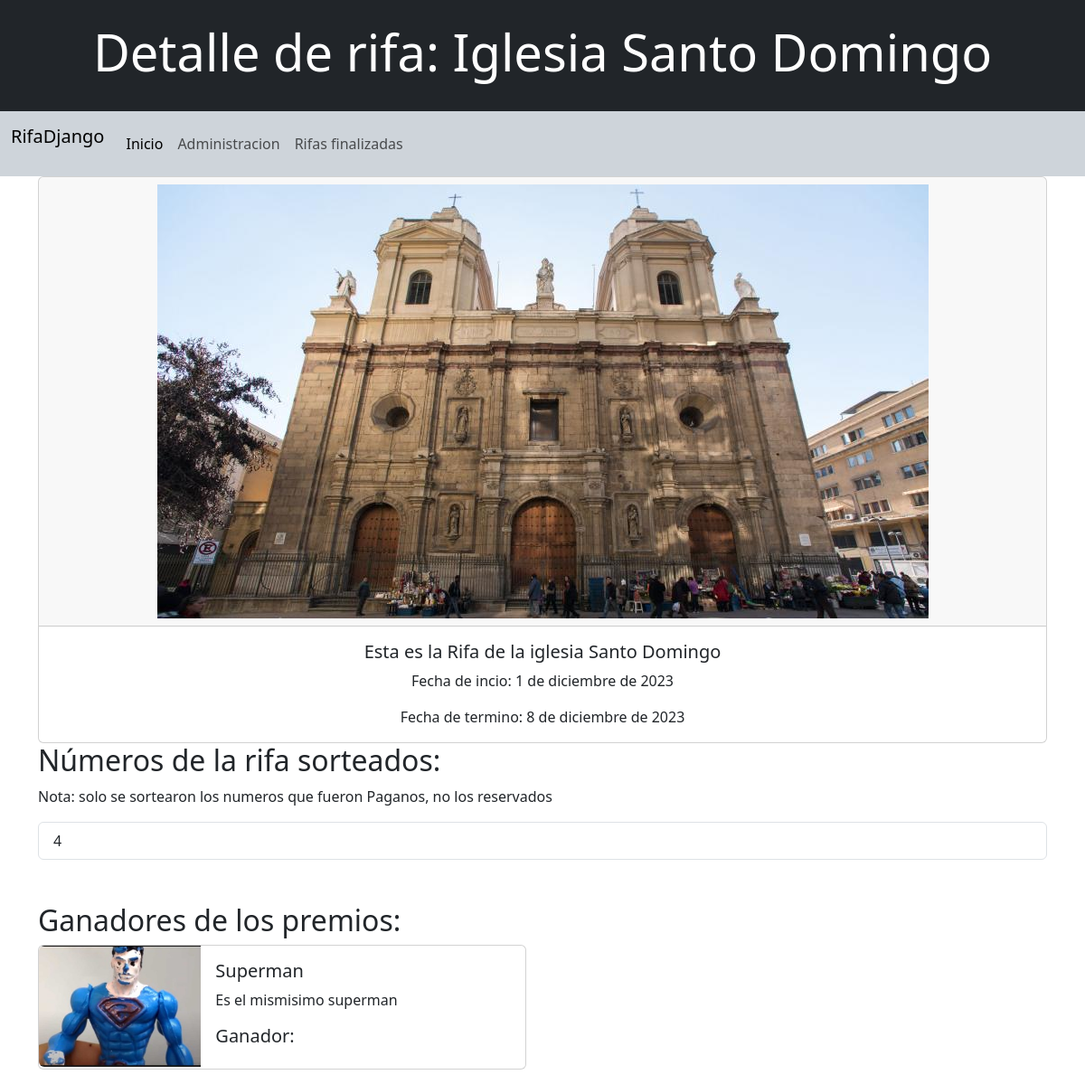
Page /read_rifa_terminada/2 on the committed database.
### mainapp/models.py (models this page shows, shortened)
class Rifa (models.Model):
    ESTADOS_CHOICES = [
        ('OC', 'Oculta'),
        ('DI', 'Disponible'),
        ('FI', 'Finalizada'),
        ('AN', 'Anulada'),
    ]
    nombre = models.CharField(max_length=600, null=False)
    fecha_inicio = models.DateField(null=False)
    fecha_termino = models.DateField(null=False)
    descripcion = models.CharField(max_length=1500, null=False)
    imagen = models.ImageField(upload_to='images/rifa/', null=False)
    estado = models.CharField(max_length=2, choices=ESTADOS_CHOICES, default='DI', null=False)

class Numero (models.Model):
    ESTADOS_CHOICES = [
        ('PA', 'Pagado'),
        ('RE', 'Reservado'),
        ('DI', 'Disponible'),
    ]
    numero = models.PositiveIntegerField(null=False)
    estado = models.CharField(max_length=2, choices=ESTADOS_CHOICES, default='DI', null=False)
    id_rifa = models.ForeignKey(Rifa, on_delete= models.CASCADE, null=False)
    id_compra = models.ForeignKey(Compra, on_delete= models.CASCADE, null=True, blank=True)

class Premio (models.Model):
    nombre = models.CharField(max_length=50, null=False)
    descripcion =models.CharField(max_length=1500, null=False)
    imagen = models.ImageField(upload_to='images/premio/', null=False)
    id_rifa = models.ForeignKey(Rifa, on_delete= models.CASCADE, null=False)
    id_numero = models.ForeignKey(Numero, on_delete= models.CASCADE, null=True, blank=True)

### mainapp/views.py (the view)
# urls.py: path('read_rifa_terminada/<int:rifa_id>', views.read_rifa_terminada),
def read_rifa_terminada(request, rifa_id):
    rifa = Rifa.objects.get(id=rifa_id)
    numeros = Numero.objects.filter(id_rifa=rifa_id, estado='PA')
    premios = Premio.objects.filter(id_rifa=rifa_id)
    data = {'rifa': rifa,
            'numeros': numeros,
            'premios': premios}
    return render(request, 'read_rifa_terminada.html', data)

### templates/read_rifa_terminada.html (shortened to what this page needs)
<!doctype html>
<html lang="es">
<head>
  <link href="https://cdn.jsdelivr.net/npm/bootstrap@5.3.2/dist/css/bootstrap.min.css" rel="stylesheet">
</head>
<body>
  <header>
    <div class="bg-dark text-white py-4 text-center">
      <h1 class="display-4">Detalle de rifa: {{ rifa.nombre }}</h1>
    </div>
    <nav class="navbar navbar-expand-lg bg-body-tertiary  bg-dark-subtle">
      <div class="container-fluid">
        <p class="navbar-brand">RifaDjango</p>
        <div class="collapse navbar-collapse" id="navbarNav">
          <ul class="navbar-nav">
            <li class="nav-item">
              <a class="nav-link active" aria-current="page" href="/">Inicio</a>
            </li>
            <li class="nav-item">
              <a class="nav-link" href="/admin">Administracion</a>
            </li>
            <li class="nav-item">
              <a class="nav-link" href="/rifas_terminadas/">Rifas finalizadas</a>
            </li>
          </ul>
        </div>
      </div>
    </nav>
  </header>
  <main>
    <div class="container">
      <div class="card text-center">
        <div class="card-header">
          <img class="img-fluid" src="{{ rifa.imagen.url }}" alt="Imagen no encontrada">
        </div>
        <div class="card-body">
          <h5 class="card-title">{{ rifa.descripcion }}</h5>
          <p class="card-text">Fecha de incio: {{ rifa.fecha_inicio}}</p>
          <p class="card-text">Fecha de termino: {{ rifa.fecha_termino}}</p>
        </div>
      </div>
      <h2>Números de la rifa sorteados:</h2>
      <p>Nota: solo se sortearon los numeros que fueron Paganos, no los reservados</p>
      <ul class="list-group">
        {% for n in numeros %}
        <li class="list-group-item">{{ n.numero }}</li>
        {% endfor %}
      </ul>
      <br><br>
      <h2>Ganadores de los premios:</h2>
      {% for p in premios %}
      <div class="card mb-3" style="max-width: 540px;">
        <div class="row g-0">
          <div class="col-md-4">
            <img src="{{ p.imagen.url }}" class="img-fluid rounded-start" alt="imagen no encontrada">
          </div>
          <div class="col-md-8">
            <div class="card-body">
              <h5 class="card-title">{{ p.nombre }}</h5>
              <p class="card-text">{{ p.descripcion }}</p>
              <h5 class="card-title">Ganador: {{ p.id_numero.id_compra.nombre }}</h5>
            </div>
          </div>
        </div>
      </div>
      {% endfor %}
    </div>
  </main>
</body>
</html>

### rows in the picture
Rifa: nombre "Iglesia Santo Domingo", imagen (picture), descripcion "Esta es la Rifa de la iglesia Santo Domingo", fecha_inicio "1 de diciembre de 2023", fecha_termino "8 de diciembre de 2023"
Numero: numero "4"
Premio: imagen (picture), nombre "Superman", descripcion "Es el mismisimo superman"
